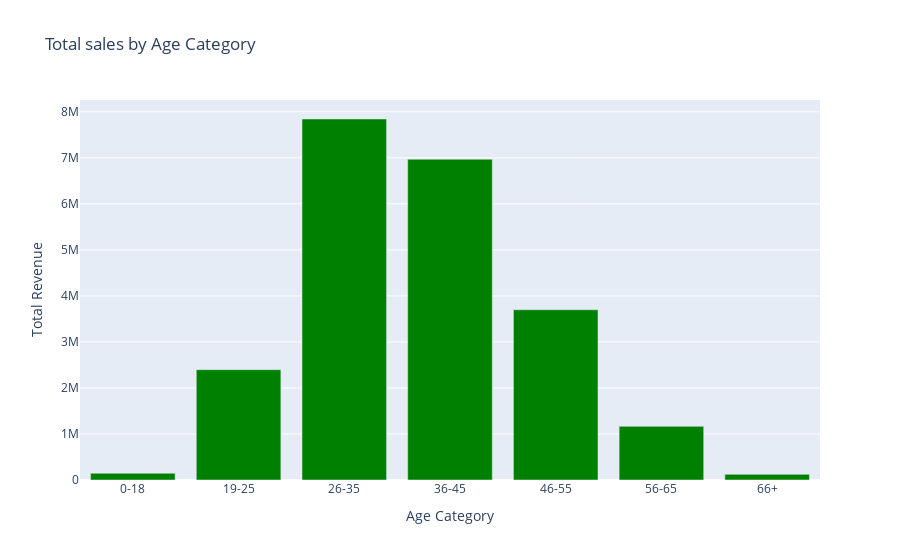

Here is the notebook cell this chart was saved with:
### Markdown cell above
### Identifying the purchase behaviour by age categories.

### Code cell
salesdata_clean = sales_data.dropna(subset=['Customer_age', 'Revenue'])
age_bins = [0, 18, 25, 35, 45, 55, 65, 100]
age_labels = ['0-18', '19-25', '26-35', '36-45', '46-55', '56-65', '66+']
salesdata_clean['AgeCategory'] = pd.cut(salesdata_clean['Customer_age'], bins=age_bins, labels=age_labels, right=False)
total_revenue = salesdata_clean.groupby('AgeCategory')['Revenue'].sum().reset_index()
fig = px.bar(total_revenue, x='AgeCategory', y='Revenue', 
             labels={'AgeCategory': 'Age Category', 'Revenue': 'Total Revenue'},
             title='Total sales by Age Category',
             color_discrete_sequence=['green']) 
fig.show()

### Figure 1 — Plotly figure (JSON) as saved in the notebook; plotly's stock layout.template omitted (floating-point values rounded to 4 significant figures)
{"data": [{"alignmentgroup": "True", "hovertemplate": "Age Category=%{x}<br>Total Revenue=%{y}<extra></extra>", "legendgroup": "", "marker": {"color": "green", "pattern": {"shape": ""}}, "name": "", "offsetgroup": "", "orientation": "v", "showlegend": false, "textposition": "auto", "type": "bar", "x": ["0-18", "19-25", "26-35", "36-45", "46-55", "56-65", "66+"], "xaxis": "x", "y": [146427, 2397745, 7843849, 6970000.0, 3698918, 1166051, 122261], "yaxis": "y"}], "layout": {"barmode": "relative", "legend": {"tracegroupgap": 0}, "title": {"text": "Total sales by Age Category"}, "xaxis": {"anchor": "y", "domain": [0, 1], "title": {"text": "Age Category"}}, "yaxis": {"anchor": "x", "domain": [0, 1], "title": {"text": "Total Revenue"}}}}
